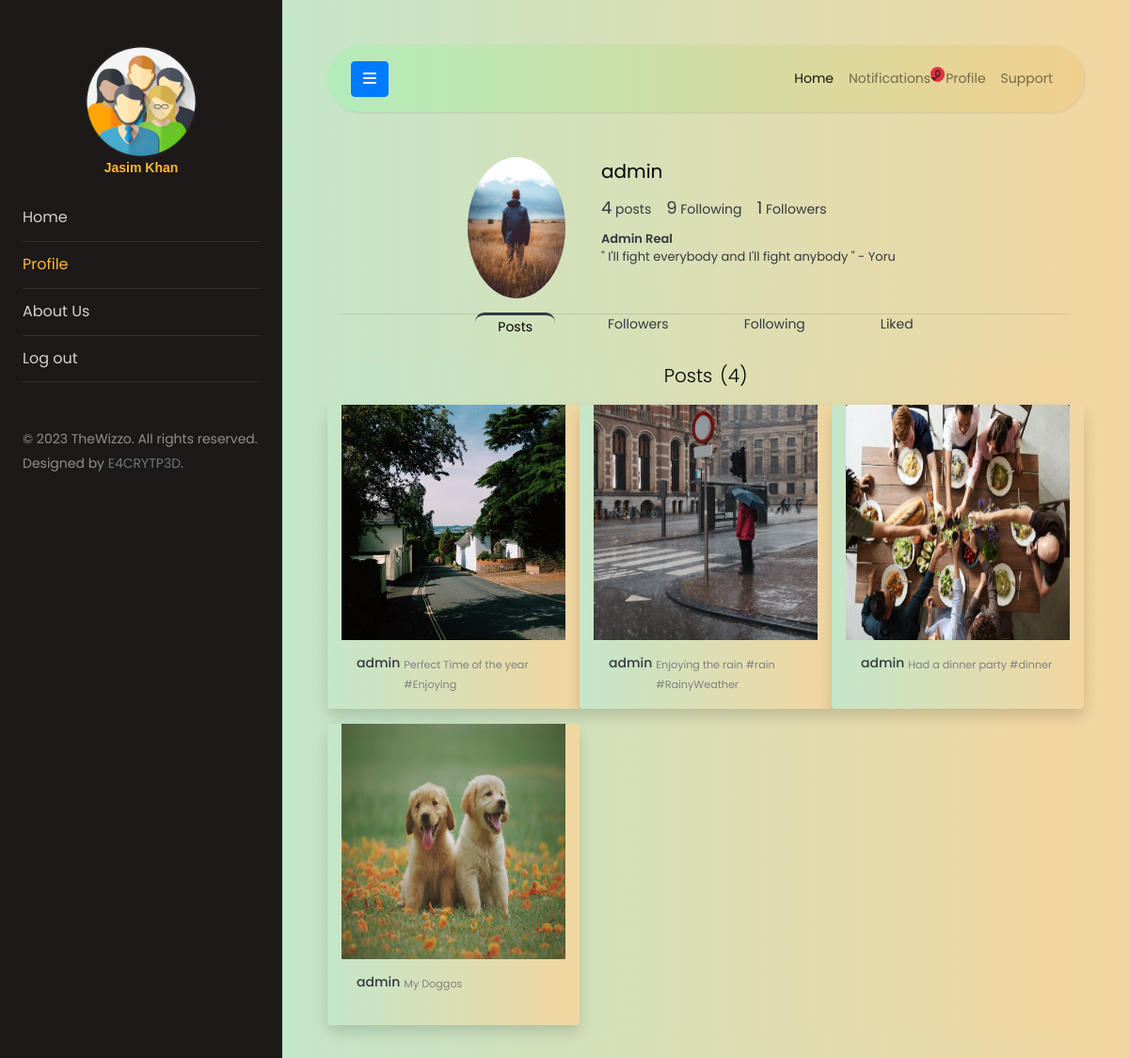
Page /user/admin/profile (signed in) on the committed database.
### users/models.py (models this page shows, shortened)
class User(AbstractUser):
    genders = [
        ('Male', 'Male'),
        ('Female', 'Female'),
        ('Custom', 'Custom'),
        ('Prefer not to say', 'Prefer not to say')
    ]
    date_of_birth = models.DateField(blank=True, null=True)
    gender = models.CharField(
        choices=genders, max_length=20, default="Unknown")

class Profile(models.Model):
    user = models.OneToOneField(
        'User', related_name='profile', on_delete=models.CASCADE)
    bio = models.CharField(default="", blank=True, null=True, max_length=75)
    follows = models.ManyToManyField(
        User, related_name='follows', blank=True, symmetrical=False)
    updated = models.DateTimeField(auto_now=True)
    created = models.DateTimeField(auto_now_add=True)
    profile_pic = models.ImageField(
        upload_to='profile_pics', blank=True, null=True)

### usertimeline/models.py (models this page shows)
class Post(models.Model):
    image = models.ImageField(upload_to='posts', blank=True)
    caption = models.TextField(max_length=150)
    likes = models.ManyToManyField(User, related_name='postlikes', blank=True)
    post_created = models.DateTimeField(auto_now_add=True)
    post_updated = models.DateTimeField(auto_now=True)
    user = models.ForeignKey(
        User, related_name='post', on_delete=models.CASCADE)
    class Meta:
        ordering = ['-post_created']
    def __str__(self) -> str:
        return f"{self.user}'s post"
    def get_likes(self):
        return self.likes.all().count()

### users/views.py (the view)
# urls.py: path('<str:user>/profile', views.user_profile, name='userprofile'),
@login_required
def user_profile(request, user):
    try:
        user = User.objects.select_related('profile').get(username=user)
    except Exception:
        return HttpResponse('<div class="text-danger">Error occured</div>')
    return render(request, 'users/userprofile.html', {'puser': user})

### usertimeline/models.py (called while the page is built)
    def all(self):
        return super().filter(is_seen=False)

### templates/users/userprofile.html (shortened to what this page needs)
{% extends 'base.html' %}
{% block profile %}
active
{% endblock profile %}
{% block content %}
<div class="container">
    <header class="row">
        <div class="col-sm-2 col-auto offset-2 mt-2">
            <div class="position-relative profile-picture">
                <div>
                    <img class="rounded-circle w-100" src="{{puser.profile.profile_pic.url}}" alt="profile pic"
                        height="150px">
                </div>
            </div>
        </div>
        <div class="col-8 text-dark mt-2">
            <div class="d-flex flex-row">
                <h5 class="mx-2">{{puser.username}}</h5>
            </div>
            <div class="d-flex flex-row">
                <div class="mx-md-2 mx-1">
                    <span class="font-count">{{puser.post.all.count}}</span> posts
                </div>
                <div class="mx-md-2 mx-1">
                    <span class="font-count">{{puser.profile.follows.count}}</span> Following
                </div>
                <div class="mx-md-2 mx-1">
                    <span class="font-count">{{puser.follows.count}}</span> Followers
                </div>
            </div>
            <div class="d-flex flex-column">
                <h6 class="profile-full-name mx-2 mt-2 mb-0"><span>{{puser.first_name}}</span>
                    <span>{{puser.last_name}}</span>
                </h6>
                <p class="mx-2 mt-0" style="font-size: small;">{{puser.profile.bio}}</p>
            </div>
        </div>
    </header>
    <hr class="mb-0 pb-0">
    <div class="d-flex flex-row justify-content-center mt-0">
        <div class="mx-md-3 border-dark px-md-4 px-2 profile-link pl-active" hx-get="{%url 'posts' puser %}"
            hx-target="#user-content" id="posts"><a onclick="activeTab('posts')" class="text-decoration-none"
                href="#posts">Posts</a> </div>
        <div class="mx-md-3 border-dark px-2 px-md-4 profile-link" hx-get="{%url 'followers' puser.username %}"
            hx-target="#user-content" id="followers"><a onclick="activeTab('followers')" href="#followers">Followers</a>
        </div>
        <div class="mx-md-3 border-dark px-2 px-md-4 profile-link" hx-get="{%url 'following' puser.username %}"
            hx-target="#user-content" id="following"><a onclick="activeTab('following')" href="#following">Following</a>
        </div>
        <div class="mx-md-3 border-dark px-2 px-md-4 profile-link" hx-get="{% url 'likedpost' puser %}"
            hx-target="#user-content" id="likedposts"><a onclick="activeTab('likedposts')" href="#likedposts">Liked</a>
        </div>
    </div>
    <div class="container-sm">
        <div id="user-content" class="bg-gradient">
            {% include 'users/partials/posts.html' %}
        </div>
    </div>
</div>
{% endblock content %}

### templates/base.html (shortened to what this page needs)
<!doctype html>
<html lang="en">
{% load static %}
<head>
	<link rel="stylesheet" href="https://cdnjs.cloudflare.com/ajax/libs/font-awesome/6.2.1/css/all.min.css"
 />
	<link rel="stylesheet" href="{% static 'css/style.css' %}">
</head>
<body>
	<div class="wrapper d-flex align-items-stretch">
		<nav id="sidebar">
			<div class="p-4 pt-5">
				<a href="#" class="img logo rounded-circle mb-5"
					style="background-image: url({{user.profile.profile_pic.url}});"></a>
				<p class="text-center -mt-50 profile-name">{{user.first_name}} {{user.last_name}}</p>
				<ul class="list-unstyled components mb-5">
					<li class="{% block home %}{% endblock home %}">
						<a href="{% url 'wizzo-home' %}">Home</a>
					</li>
					<li class="{% block profile %}{% endblock profile %}">
						<a href="{% url 'userprofile' user.username %}">Profile</a>
					</li>
					<li class="nav-item">
						<a class="nav-link" href="#">About Us</a>
					</li>
					<li>
						<a href="{% url 'userlogout' %}">Log out</a>
					</li>
				</ul>
				<div class="footer">
					<p>
						© 2023 TheWizzo. All rights reserved. Designed by <a href="https://github.com/e4crypt3d"
							target="_blank" class="text-decoration-none text-secondary">E4CRYTP3D</a>.
					</p>
				</div>
			</div>
		</nav>
		<div id="content" class="p-4 p-md-5 bg-gradient">
			<nav class="navbar navbar-expand-lg navbar-light navbar-gradient rounded-pill">
				<div class="container-fluid">
					<button type="button" id="sidebarCollapse" class="btn btn-primary">
						<i class="fa fa-bars"></i>
					</button>
					<div class="collapse navbar-collapse" id="topnavbar">
						<ul class="nav navbar-nav ml-auto">
							<li class="nav-item active">
								<a class="nav-link" href="{% url 'wizzo-home' %}">Home</a>
							</li>
							<li class="nav-item position-relative" id="notifications">
								{% include 'usertimeline/partials/notifications.html' %}
							</li>
							<li class="nav-item">
								<a class="nav-link" href="{% url 'userprofile' user.username %}">Profile</a>
							</li>
							<li class="nav-item">
								<a class="nav-link" href="#">Support</a>
							</li>
						</ul>
					</div>
				</div>
			</nav>
			{% block content %}
			{% endblock content %}
		</div>
	</div>
</body>
</html>

### templates/usertimeline/partials/notifications.html (shortened to what this page needs)
<a class="nav-link position-relative dropdown-toggle" href="#" type="button" data-bs-toggle="dropdown"
    data-bs-target="#notificationDropdown" aria-expanded="false">
    Notifications
    <span class="position-absolute top-0 start-100 translate-middle badge rounded-pill bg-danger">
        {{user.receiver.all.count}}
    </span>
</a>

### templates/users/partials/posts.html (shortened to what this page needs)
<h3 class="text-center mb-2 mt-4 lead">Posts<span class="ml-2">({{puser.post.all.count}})</span></h3>
<div class="row">
    {% for post in puser.post.all %}
    <div class="col my-2 card-hover shadow bg-gradient col-md-4 rounded rounded-5"
        style="min-height: 320px;height: auto;">
        <div class="position-relative bg-dark">
            <img src="{{post.image.url}}" class="card-img-top card-image" alt="{{post}}"
                style="min-height: 250px; height: 240px;">
        </div>
        <div class="card-body p-3">
            <div class="d-flex flex-row">
                <h6 class="text-dark mr-1" style="font-size: 14px;">
                    <a href="{% url 'userprofile' post.user %}" class="text-dark">
                        {{post.user}}
                    </a>
                </h6>
                <p class="card-text small">{{post.caption}}</p>
            </div>
        </div>
    </div>
    {% endfor %}
</div>

### rows in the picture
User: profile.profile_pic (placeholder picture), first_name "Jasim", last_name "Khan", receiver.all.count "0"
User: profile.profile_pic (picture), username "admin", post.all.count "4", profile.follows.count "9", follows.count "1", first_name "Admin", last_name "Real", profile.bio "\" I'll fight everybody and I'll fight anybody \" - Yoru"
Post: image (picture), user "admin", caption "Perfect Time of the year #Enjoying"
Post: image (picture), user "admin", caption "Enjoying the rain #rain #RainyWeather"
Post: image (picture), user "admin", caption "Had a dinner party #dinner"
Post: image (picture), user "admin", caption "My Doggos"
